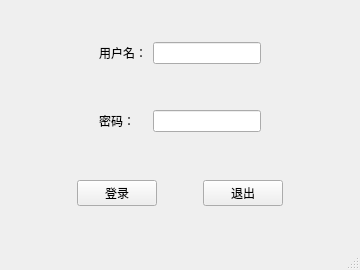
<?xml version="1.0" encoding="UTF-8"?>
<ui version="4.0">
 <class>MainWindow</class>
 <widget class="QMainWindow" name="MainWindow">
  <property name="geometry">
   <rect>
    <x>0</x>
    <y>0</y>
    <width>360</width>
    <height>270</height>
   </rect>
  </property>
  <property name="minimumSize">
   <size>
    <width>360</width>
    <height>270</height>
   </size>
  </property>
  <property name="maximumSize">
   <size>
    <width>360</width>
    <height>270</height>
   </size>
  </property>
  <property name="windowTitle">
   <string>登录</string>
  </property>
  <widget class="QWidget" name="centralwidget">
   <layout class="QVBoxLayout" name="verticalLayout">
    <item>
     <widget class="QWidget" name="widget" native="true">
      <property name="sizePolicy">
       <sizepolicy hsizetype="Preferred" vsizetype="Fixed">
        <horstretch>0</horstretch>
        <verstretch>0</verstretch>
       </sizepolicy>
      </property>
      <layout class="QGridLayout" name="gridLayout">
       <item row="2" column="1">
        <widget class="QLabel" name="label_2">
         <property name="text">
          <string>密码：</string>
         </property>
        </widget>
       </item>
       <item row="0" column="2">
        <widget class="QLineEdit" name="lineEdit"/>
       </item>
       <item row="0" column="1">
        <widget class="QLabel" name="label">
         <property name="text">
          <string>用户名：</string>
         </property>
        </widget>
       </item>
       <item row="0" column="3">
        <spacer name="horizontalSpacer_5">
         <property name="orientation">
          <enum>Qt::Horizontal</enum>
         </property>
         <property name="sizeHint" stdset="0">
          <size>
           <width>40</width>
           <height>20</height>
          </size>
         </property>
        </spacer>
       </item>
       <item row="2" column="2">
        <widget class="QLineEdit" name="lineEdit_2">
         <property name="enabled">
          <bool>true</bool>
         </property>
        </widget>
       </item>
       <item row="0" column="0">
        <spacer name="horizontalSpacer_4">
         <property name="orientation">
          <enum>Qt::Horizontal</enum>
         </property>
         <property name="sizeHint" stdset="0">
          <size>
           <width>40</width>
           <height>20</height>
          </size>
         </property>
        </spacer>
       </item>
       <item row="1" column="2">
        <spacer name="verticalSpacer">
         <property name="orientation">
          <enum>Qt::Vertical</enum>
         </property>
         <property name="sizeType">
          <enum>QSizePolicy::Fixed</enum>
         </property>
         <property name="sizeHint" stdset="0">
          <size>
           <width>20</width>
           <height>40</height>
          </size>
         </property>
        </spacer>
       </item>
      </layout>
     </widget>
    </item>
    <item>
     <widget class="QWidget" name="widget_3" native="true">
      <property name="sizePolicy">
       <sizepolicy hsizetype="Preferred" vsizetype="Fixed">
        <horstretch>0</horstretch>
        <verstretch>0</verstretch>
       </sizepolicy>
      </property>
      <layout class="QHBoxLayout" name="horizontalLayout_3">
       <item>
        <spacer name="horizontalSpacer">
         <property name="orientation">
          <enum>Qt::Horizontal</enum>
         </property>
         <property name="sizeHint" stdset="0">
          <size>
           <width>40</width>
           <height>20</height>
          </size>
         </property>
        </spacer>
       </item>
       <item>
        <widget class="QPushButton" name="pushButton">
         <property name="text">
          <string>登录</string>
         </property>
        </widget>
       </item>
       <item>
        <spacer name="horizontalSpacer_3">
         <property name="orientation">
          <enum>Qt::Horizontal</enum>
         </property>
         <property name="sizeType">
          <enum>QSizePolicy::Fixed</enum>
         </property>
         <property name="sizeHint" stdset="0">
          <size>
           <width>40</width>
           <height>20</height>
          </size>
         </property>
        </spacer>
       </item>
       <item>
        <widget class="QPushButton" name="pushButton_2">
         <property name="text">
          <string>退出</string>
         </property>
        </widget>
       </item>
       <item>
        <spacer name="horizontalSpacer_2">
         <property name="orientation">
          <enum>Qt::Horizontal</enum>
         </property>
         <property name="sizeHint" stdset="0">
          <size>
           <width>40</width>
           <height>20</height>
          </size>
         </property>
        </spacer>
       </item>
      </layout>
     </widget>
    </item>
   </layout>
  </widget>
  <widget class="QMenuBar" name="menubar">
   <property name="geometry">
    <rect>
     <x>0</x>
     <y>0</y>
     <width>360</width>
     <height>23</height>
    </rect>
   </property>
  </widget>
  <widget class="QStatusBar" name="statusbar"/>
 </widget>
 <resources/>
 <connections/>
</ui>
